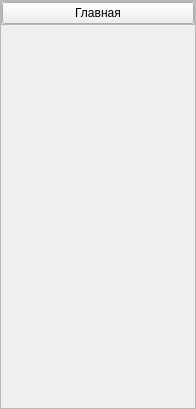
               <widget class="QWidget" name="page_1">
                <property name="geometry">
                 <rect>
                  <x>0</x>
                  <y>0</y>
                  <width>196</width>
                  <height>409</height>
                 </rect>
                </property>
                <property name="styleSheet">
                 <string notr="true"/>
                </property>
                <attribute name="icon">
                 <iconset>
                  <normaloff>icons/down.svg</normaloff>icons/down.svg</iconset>
                </attribute>
                <attribute name="label">
                 <string>Options</string>
                </attribute>
                <layout class="QVBoxLayout" name="verticalLayout_8">
                 <property name="spacing">
                  <number>0</number>
                 </property>
                 <property name="leftMargin">
                  <number>0</number>
                 </property>
                 <property name="topMargin">
                  <number>0</number>
                 </property>
                 <property name="rightMargin">
                  <number>0</number>
                 </property>
                 <property name="bottomMargin">
                  <number>0</number>
                 </property>
                 <item>
                  <widget class="QFrame" name="frame_12">
                   <property name="styleSheet">
                    <string notr="true"/>
                   </property>
                   <property name="frameShape">
                    <enum>QFrame::StyledPanel</enum>
                   </property>
                   <property name="frameShadow">
                    <enum>QFrame::Raised</enum>
                   </property>
                   <layout class="QVBoxLayout" name="verticalLayout_7">
                    <property name="spacing">
                     <number>0</number>
                    </property>
                    <property name="leftMargin">
                     <number>0</number>
                    </property>
                    <property name="topMargin">
                     <number>0</number>
                    </property>
                    <property name="rightMargin">
                     <number>0</number>
                    </property>
                    <property name="bottomMargin">
                     <number>0</number>
                    </property>
                    <item alignment="Qt::AlignTop">
                     <widget class="QFrame" name="frame_13">
                      <property name="frameShape">
                       <enum>QFrame::StyledPanel</enum>
                      </property>
                      <property name="frameShadow">
                       <enum>QFrame::Raised</enum>
                      </property>
                      <layout class="QVBoxLayout" name="verticalLayout_9">
                       <property name="spacing">
                        <number>0</number>
                       </property>
                       <property name="leftMargin">
                        <number>0</number>
                       </property>
                       <property name="topMargin">
                        <number>0</number>
                       </property>
                       <property name="rightMargin">
                        <number>0</number>
                       </property>
                       <property name="bottomMargin">
                        <number>0</number>
                       </property>
                       <item alignment="Qt::AlignTop">
                        <widget class="QPushButton" name="main_menu_button">
                         <property name="text">
                          <string>Главная</string>
                         </property>
                        </widget>
                       </item>
                      </layout>
                     </widget>
                    </item>
                   </layout>
                  </widget>
                 </item>
                </layout>
               </widget>
